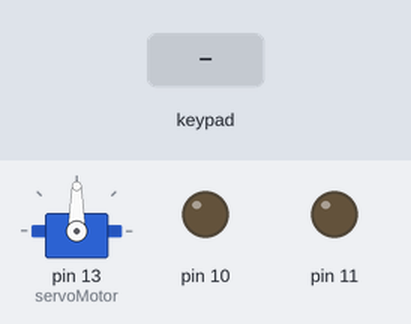
Bench run of a sketch on a simulated Arduino Uno, built with avr-gcc and run on an emulated ATmega328P. On the bench: servo, output pins drawn as LEDs (lit = HIGH). The test bench sets the inputs (shaded band).

Above: at 1.2 s.
1.3 s: key '#' pressed
At 1.9 s:
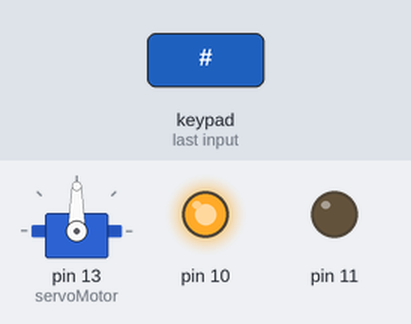
3.8 s: keypad keys 2 0 2 4 # pressed 0.4 s apart
At 6.4 s:
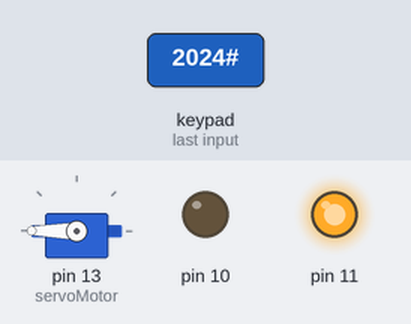
Timing chart, 0 to 8.9 s (numbered marks = the images above; inputs shaded):
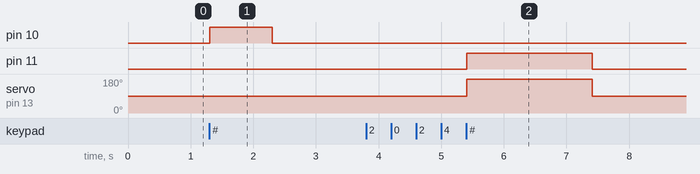

The sketch:

Arduino_Project2.ino
```cpp
#include <Keypad.h>
#include <Servo.h>

const int servo_pin = 13;
const int ROWS = 4;
const int COLS = 3;
char keys[ROWS][COLS]={
  {'1','2','3'},
  {'4','5','6'},
  {'7','8','9'},
  {'*','0','#'}
};
byte rowPins[ROWS] = {1,2,3,4};
byte colPins[COLS] = {5,6,7};

Keypad keypad = Keypad(makeKeymap(keys), rowPins, colPins, ROWS, COLS);

Servo servoMotor;

String enteredPassword = "";
const String correctPassword = "2024";
unsigned long lastKeyTime = 0;
const unsigned long passwordTimeout = 5000;

void unlockDoor();

void setup() {
  servoMotor.attach(13);
  pinMode(10, OUTPUT);
  pinMode(11, OUTPUT);
}

void loop() {
  char key = keypad.getKey();
  if (key != NO_KEY) {
    lastKeyTime = millis();
    if (key != ' ' && key != ';' && key != '#') {
      enteredPassword += key;
    } else {
      if (enteredPassword == correctPassword) {
        unlockDoor();
      } else {
        enteredPassword = "";
        digitalWrite(10, HIGH);
        delay(1000);
        digitalWrite(10, LOW);
      }
    }
  }


  if (millis() - lastKeyTime > passwordTimeout) {
      enteredPassword = "";
  }
}

void unlockDoor() {
  servoMotor.write(180);
  digitalWrite(11, HIGH);
  delay(2000);
  servoMotor.write(90);
  digitalWrite(11, LOW);
}
```

Measured:
- after the input at 1.3 s, pin 10: LOW → HIGH at once, → LOW 1.0 s later
- after the input at 3.8 s, pin 11: LOW → HIGH after 1.6 s, → LOW 2.0 s later; servo on pin 13 (servoMotor): 90° → 180° after 1.6 s, → 90° 2.0 s later
